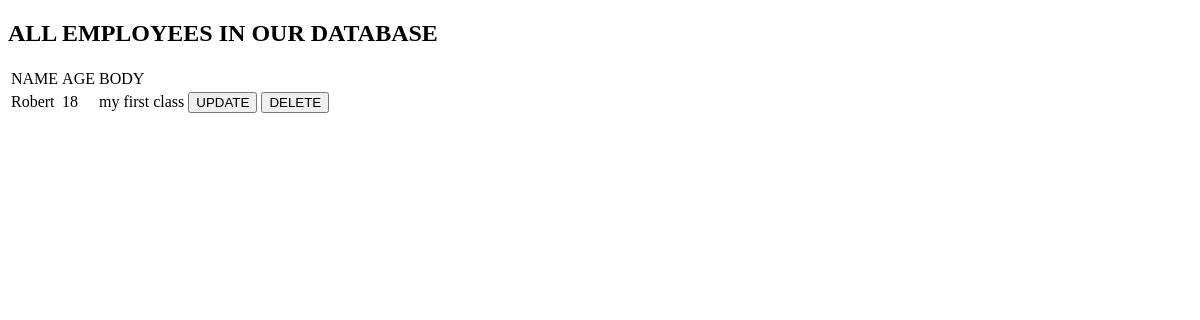
Before: /patients/show/ with the older database file.
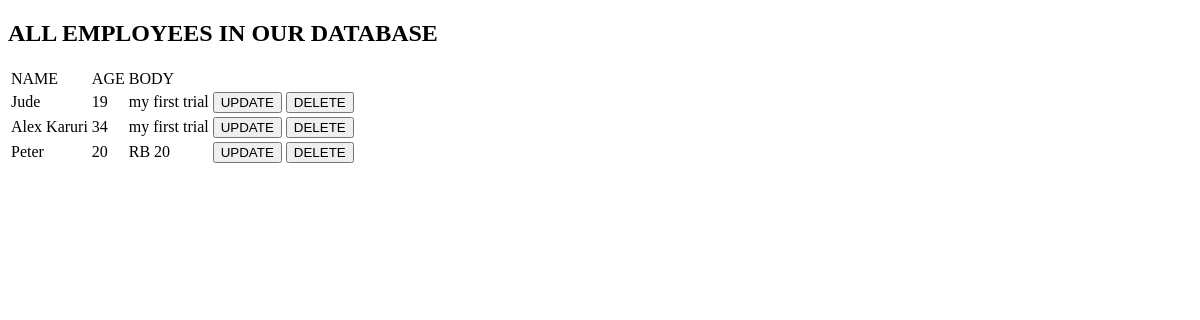
After: the same page with the newer database file.
### patients/models.py (models this page shows, shortened)
class Student(models.Model):
    name = models.CharField(max_length=15)
    age = models.IntegerField()
    body = models.TextField()

### patients/views.py (the view)
# urls.py: path('show/', views.show, name='show'),
def show(request):
    context = {'show': Student.objects.all()}
    return render(request, 'show.html', context)

### patients/templates/show.html (shortened to what this page needs)
<!DOCTYPE html>
<html lang="en">
<head>
</head>
<body>
<h2>ALL EMPLOYEES IN OUR DATABASE</h2>
<table>
    <thead>
    <tr>
        <td>NAME</td>
        <td>AGE</td>
        <td>BODY</td>
        <td></td>
    </tr>
    </thead>
    <tbody>
    {% for employee in show %}
    <tr>
        <td>{{employee.name}}</td>
        <td>{{employee.age}}</td>
        <td>{{employee.body}}</td>
        <td>
            <a href="{% url 'employee_update' employee.id%}"><button>UPDATE</button></a>
            <a href="{% url 'delete' employee.id%}"><button>DELETE</button></a>
        </td>
    </tr>
    {% endfor %}
    </tbody>
</table>
</body>
</html>

Changed rows visible on the page:
removed Student: name "Robert", age "18", body "my first class"
added Student: name "Jude", age "19", body "my first trial"
added Student: name "Alex Karuri", age "34", body "my first trial"
added Student: name "Peter", age "20", body "RB 20"
